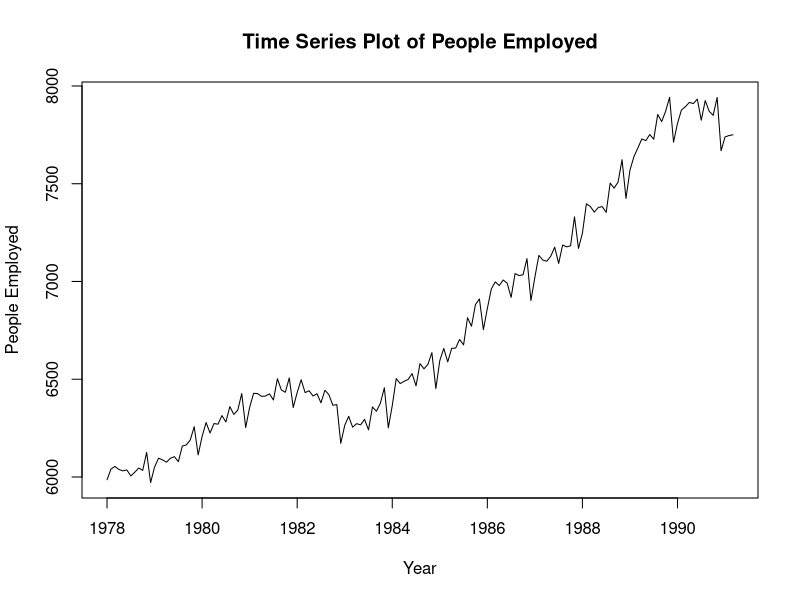
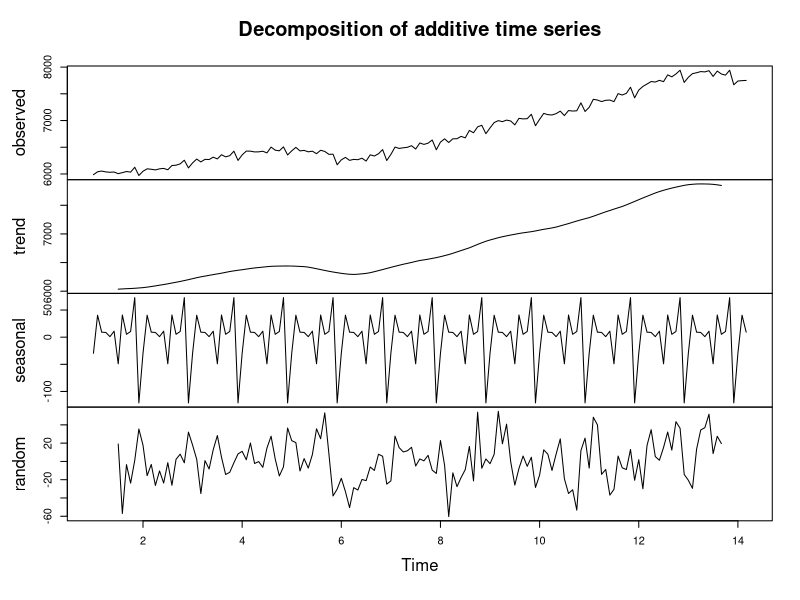
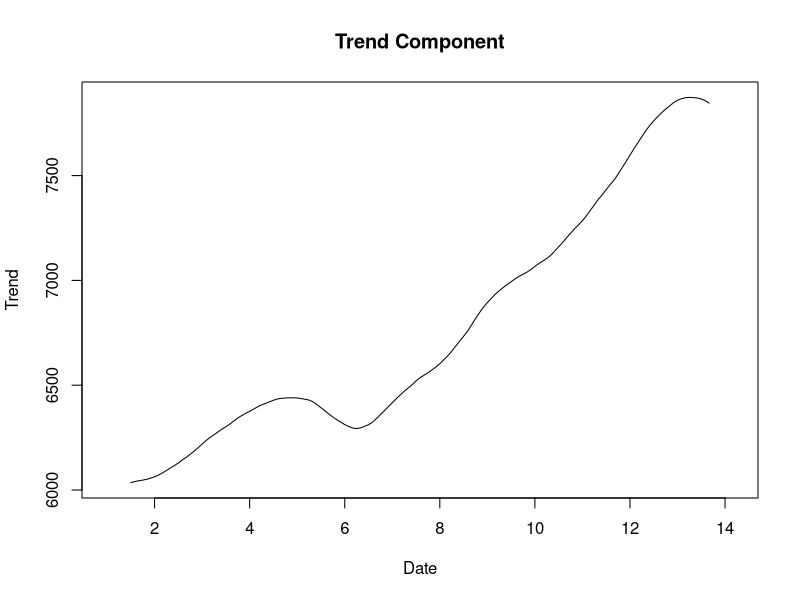
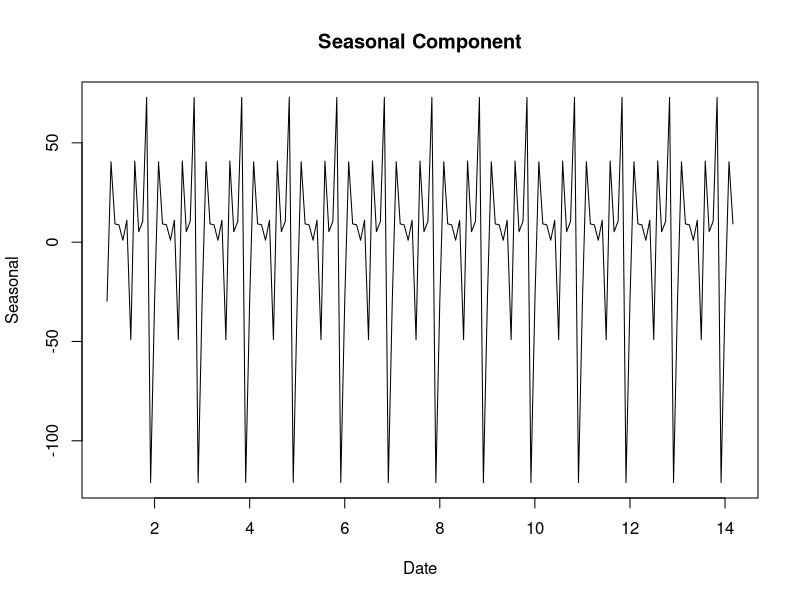
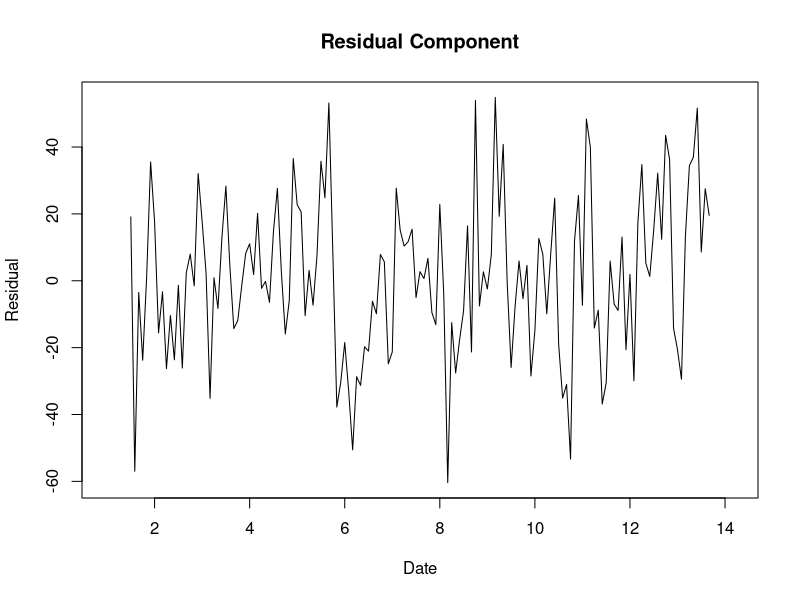
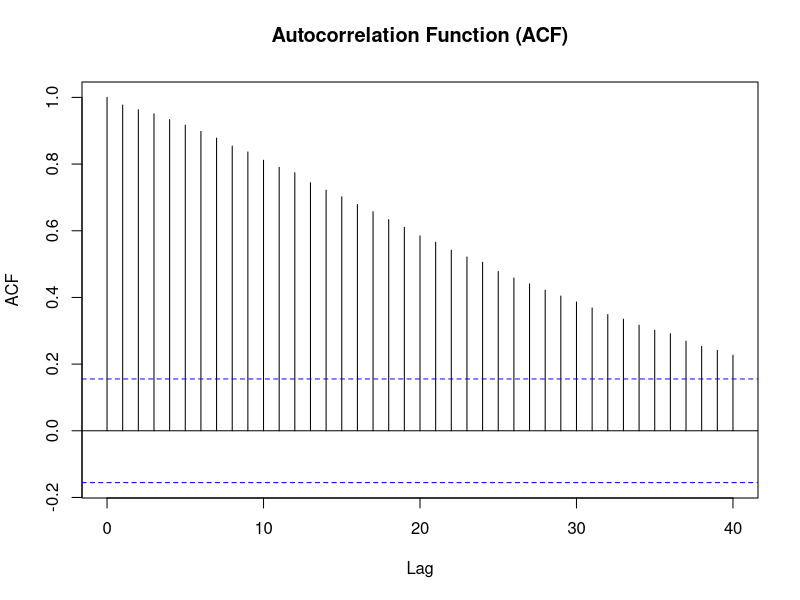
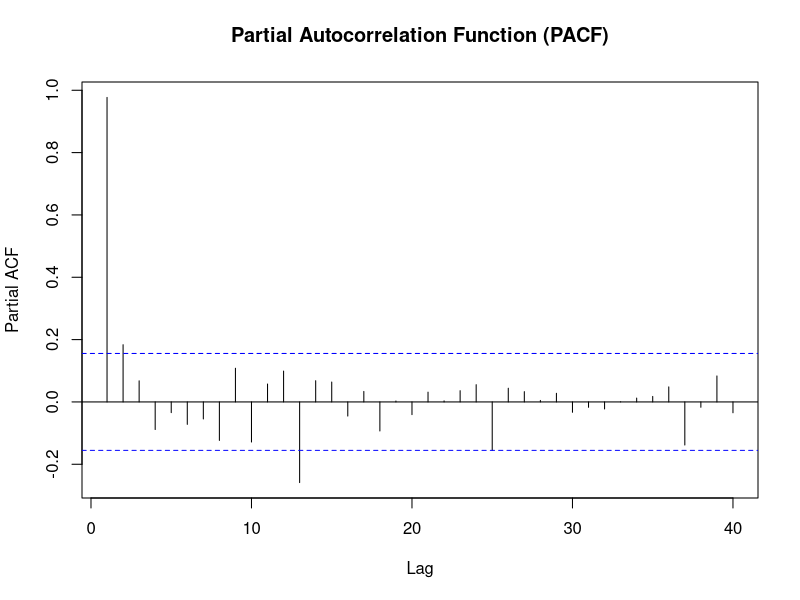
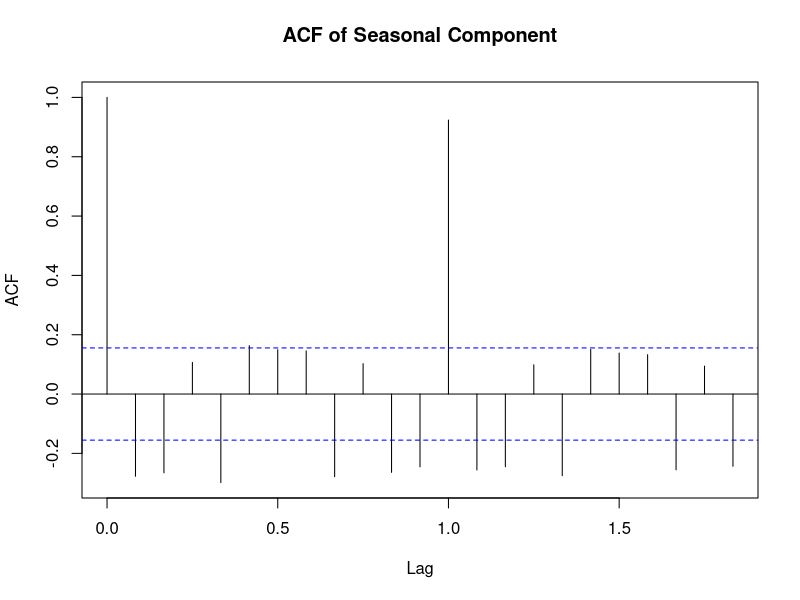

Write the R code that produced these figures, in order. (Note: this script raises an error after producing the figures.)
#install library
install.packages("ggplot2")
install.packages("lubridate")
install.packages("forecast")
install.packages("ggfortify")
install.packages("tseries")
install.packages("e1071")
install.packages("MASS")
install.packages("lmtest")
install.packages("caTools")

# ------------------------------ Load necessary libraries ----------------------
library(ggplot2)
library(lubridate)
library(forecast)
library(ggfortify)
library(tseries)
library(e1071)
library(MASS)
library(lmtest)
library(caTools)

# ------------------------- Step 0: Import and Split Data ----------------------
## import the data set
data <- read.csv("aus_employment.csv",stringsAsFactors = FALSE)

## Data Understanding
ls() # Check my data frame name
str(data) # Check the structure
any(is.na(data)) # Check for missing values

## format the date
data$date <- as.Date(data$date, format = "%Y-%m-%d")

## Create a time series object
data_ts <- ts(data$people_employed, frequency = 12, start = c(1978, 1))

## look the first few rows
head(data_ts)

## Plot Time Series
plot(data_ts, main="Time Series Plot of People Employed",xlab="Year", ylab = "People Employed")

## Split the data into training and testing sets
train <- window(data_ts, start = c(1978, 1), end = c(1988, 12)) # 80% for training
test <- window(data_ts, start = c(1989, 1), end = c(1991, 3)) # 20% for testing

# ------------------------- Step 1 : Visualize the Time Series -------------------------
## Perform seasonal decomposition
ts_data <- ts(data$people_employed, frequency = 12) # monthly data, 12 months a year
decomposition <- decompose(ts_data)
plot(decomposition) # Plot the decomposition components (trend, seasonal, and remainder)

## Visual Inspection of Trend Component
plot(decomposition$trend, main = "Trend Component", xlab = "Date", ylab = "Trend")

## Visual Inspection of Seasonal Component
#### Seasonal from the plot
plot(decomposition$seasonal, main = "Seasonal Component", xlab = "Date", ylab = "Seasonal")

## Visual Inspection of Residual Component
plot(decomposition$random, main = "Residual Component", xlab = "Date", ylab = "Residual")

# ------------------------- Step 2 : Transformations ---------------------------

## Decision: No need after looking at the transformed data time series plot

# ------------------------- Step 3a: Check the stationary of series -------------------------
adf.test(data$people_employed)

checktest <- kpss.test(train, null=c("Level","Trend"))
checktest	

acf(data$people_employed, main = "Autocorrelation Function (ACF)", lag.max = 40)
pacf(data$people_employed, main = "Partial Autocorrelation Function (PACF)", lag.max = 40)

# Analysis for seasonal - - - - - - - - - - - - - - - - - - - - - - - - - 
summary(decomposition$seasonal)

acf(decomposition$seasonal, main = "ACF of Seasonal Component")
pacf(decomposition$seasonal, main = "PACF of Seasonal Component")

# Analysis for trend - - - - - - - - - - - - -  - - - - - - - - - - - - 
summary(decomposition$trend)

## check got missing value or not
any(is.na(decomposition$trend))
decomposition$trend <- na.omit(decomposition$trend)## remove missing value

acf(decomposition$trend, main = "ACF of Trend Component")
pacf(decomposition$trend, main = "PACF of Trend Component")

# Analysis for Residual - - - - - - - - - - - - -  - - - - - - - - - - - -
summary(decomposition$random)

any(is.na(decomposition$random))
decomposition$random <- na.omit(decomposition$random)

acf(decomposition$random, main = "ACF of Residual Component")
pacf(decomposition$random, main = "PACF of Residual Component")

print(decomposition)

# ---------------------------- Step 3b: Differencing ---------------------------
## Check the Seasonal then do the First(Seasonal) Differencing
plot(train)
acf(train, lag.max = 40)
pacf(train, lag.max = 40)
checkresiduals(train, lag=24)

adf.test(data_ts)
# use the original data
ndiffs(data_ts)
nsdiffs(data_ts)

#seasonal differencing
z <- ts(diff(data_ts, lag=12))
ts.plot(z, gpars = list(main="First(seasonal) Differences"))
acf(z, main="z", lag.max = 40)
pacf(z, main="z", lag.max = 40)

ndiffs(z)
adf.test(z)

# non seasonal 
z2 <- ts(diff(z))
ts.plot(z2, gpars = list(main="Second(non seasonal) Differences"))
acf(z2, main="z2", lag.max = 40)
pacf(z2, main="z2", lag.max = 40)
ndiffs(z2)
adf.test(z2)


checkresiduals(z, lag=24)


# ---------------------- Step 4 : Find Optimal Parameters ----------------------

## Arima(p,d,q)(P,D,Q) ---------------------------------------------------------
##### (p,d,q) --> non seasonal part of model ; d = 0
##### (P,D,Q) --> seasonal part of model ; D = 1
##### p is for AR model --> see PACF; q is for MA model --> see ACF
# lets see the PACF 
# arima(1,1,0)(2,1,0)[12]
fit <- arima(x=train, order=c(1,1,0), seasonal = list(order = c(2,1,0), period=12))
fit
summary(fit)
accuracy(fit)
checkresiduals(fit)
# Generate forecasts for the next 3 years (36 months)
forecast_ARIMA <- forecast(fit, h = 36)
# Plot the graph for the forecasts
plot(forecast_ARIMA, main = "ARIMA Forecast", xlab = "Date", ylab = "People Employed")
print(forecast_ARIMA)

## Auto arima --> ARIMA(1,1,2)(0,1,1)[12] ) -------------------------------------
fit2<- auto.arima(train, ic="aic", trace = TRUE)
summary(fit2)
accuracy(fit2)
checkresiduals(fit2)
# Generate forecasts for the next 3 years (36 months)
forecast_AutoArima <- forecast(fit2, h = 36)
# Plot the graph for the forecasts
plot(forecast_AutoArima, main = "Auto ARIMA Forecast", xlab = "Date", ylab = "People Employed")
print(forecast_AutoArima)


## SARIMA model ----------------------------------------------------------------
fitSarima <- arima(train,order=c(1,1,2),seasonal = list(order=c(0,1,1),period=12))

## Check Residuals for SARIMA model
tsdisplay(residuals(fitSarima),lag.max = 24, main = "Residual For SARIMA ")
# Shapiro test看残差是否是常态
shapiro.test(fitSarima$residuals)
# Box test 看残差之间是否是独立的
Box.test(fitSarima$residuals, lag=10,type ="Ljung-Box")
checkresiduals(fitSarima, lag = 24)

# check 
summary(fitSarima)

forecast_Sarima <- forecast(fitSarima, h = 36)
# Plot the graph for the forecasts
pdf("sarima_forecast_plot.pdf", width = 10, height = 6)  # Save the plot to a PDF file
plot(forecast_Sarima, main = "SARIMA Forecast", xlab = "Date", ylab = "People Employed")
dev.off()  # Close the PDF device
print(forecast_Sarima)

## Holt-Winter Model  ----------------------------------------------------------
## Additive Holt-winters Method 
# Fit the additive Holt-Winters model to the training data
additive_model <- hw(train, seasonal = "additive")

# Forecast the time series for the testing period
additive_forecast <- predict(additive_model, 36)

# Print the forecast
print(additive_forecast)

## Multiplicative Holt-Winters Method
# Fit the multiplicative Holt-Winters model to the training data
multiplicative_model <- hw(train, seasonal = "multiplicative")

# Forecast the time series for the testing period
multiplicative_forecast <- predict(multiplicative_model, 36)

# Print the forecast
print(multiplicative_forecast)

##### Holt-Winters exponential smoothing with trend and multiplicative seasonal component.


## ETS  -----------------------------------------------------------------------
fit4 <- ets(train)
fit4
summary(fit4)
autoplot(fit4)
coef(fit4)
accuracy(fit4)
cbind('Residuals' = residuals(fit4),
      'Forecast errors' = residuals(fit4,type='response')) %>%
  autoplot(facet=TRUE) + xlab("Year") + ylab("")

forecast_ETS <- forecast(fit4, h = 36)
print(forecast_ETS)
plot(forecast_ETS)

# ------------------------- Step 5 : Diagnostic Checking (Randomness) -------------------------
## Check Method residuals
residuals <- checkresiduals(additive_model)
residuals2 <- checkresiduals(multiplicative_model)
residuals3 <- checkresiduals(fit4)          #ETS 
residuals4 <- checkresiduals(fit, lag = 24) #ARIMA
residuals5 <- checkresiduals(fit2, lag=24)  #auto ARIMA
residuals6 <- checkresiduals(fitSarima, lag=24) #sarima 

## Convert the residuals object to a numeric vector
numeric_residuals <- as.numeric(residuals)
numeric_residuals2 <- as.numeric(residuals2)

## Perform the Box-Pierce test
bp.test <- Box.test(numeric_residuals, lag = 12)
bp.test2 <- Box.test(numeric_residuals2, lag = 12)

## Print the results of the Box-Pierce test
print(bp.test)
print(bp.test2)

## Perform the Ljung-Box test (same as Box-Pierce test)
ljung_box_test <- Box.test(numeric_residuals, lag = 12, type = "Ljung")
ljung_box_test2 <- Box.test(numeric_residuals2, lag = 12, type = "Ljung")

## Print the results of the Ljung-Box test
print(ljung_box_test)
print(ljung_box_test2)

# ------- Step 6 : Consider Alternative Model, Compare and Determine the Best Model  ------------
## Compare accuracy of all models
print("Accuracy of Arima Model")
print(accuracy(forecast_ARIMA, test))

print("Accuracy of Auto Arima Model")
print(accuracy(forecast_AutoArima, test))

print("Accuracy of ETS Model")
print(accuracy(forecast_ETS, test))

print("Accuracy of Sarima Model")
print(accuracy(forecast_Sarima, test))

print("Accuracy of Holt Model - Additive")
print(accuracy(additive_forecast, test))

print("Accuracy of Holt Model - Multiplicative")
print(accuracy(multiplicative_forecast, test))


# Plot all forecasts and test data on the same graph
# Convert x_test to a time series object
x_test_ts <- ts(test, frequency = 12,  start = c(1989, 1))
plot(x_test_ts)
# Plot all forecasts and test data on the same graph
pdf("forecast_comparison_plot.pdf", width = 10, height = 6)  # Save the plot to a PDF file
# Create a vector for ylim
y_limits <- c(
  min(c(
    forecast_ARIMA$lower,
    forecast_AutoArima$lower,
    forecast_ETS$lower,
    forecast_Sarima$lower,
    additive_forecast$lower,
    multiplicative_forecast$lower,
    test
  )),
  max(c(
    forecast_ARIMA$upper,
    forecast_AutoArima$upper,
    forecast_ETS$upper,
    forecast_Sarima$upper,
    additive_forecast$upper,
    multiplicative_forecast$upper,
    test
  ))
)
plot(
  forecast_ARIMA,
  main = "Forecast: ARIMA vs. Auto_ARIMA vs. ETS vs. SARIMA vs. Holt",
  xlab = "Date",
  ylab = "Average People Employed",
  col = "blue",
  ylim = y_limits
)
lines(forecast_AutoArima$mean, col = "red")
lines(forecast_ETS$mean, col = "green")
lines(forecast_Sarima$mean, col = "yellow")  # Sarima Forecast
lines(additive_forecast$mean, col = "brown")  # Holt Forecast additive_model
lines(multiplicative_forecast$mean, col = "orange")  # Holt Forecast multiplicative_model
# Plot the test data
lines(x_test_ts, col = "purple")
dev.off()  # Close the PDF device

## Best Model: ETS
# ----------------- Step 8(a) : Form Equation for the Best Model -----------------

# ----------------- Step 8(b) : Estimate the model's coefficients -----------------
coeftest(fit)
coeftest(fit2)
coeftest(fitSarima)
coeftest(additive_model)
coeftest(multiplicative_model)
coeftest(fit4)                    # ETS (best model)

# ------------------------- Step 9 : Forecasting -------------------------
## Generate forecasts for the next 36 months for the best model ets
forecast_values <- forecast(fit4, h = 36)
print(forecast_values)

# ------------------------- Step 10 : Evaluate Model -------------------------

# Evaluate the ETS model using accuracy measures
accuracy_metrics <- accuracy(forecast_values, test)

# Print the accuracy metrics
print(accuracy_metrics)
